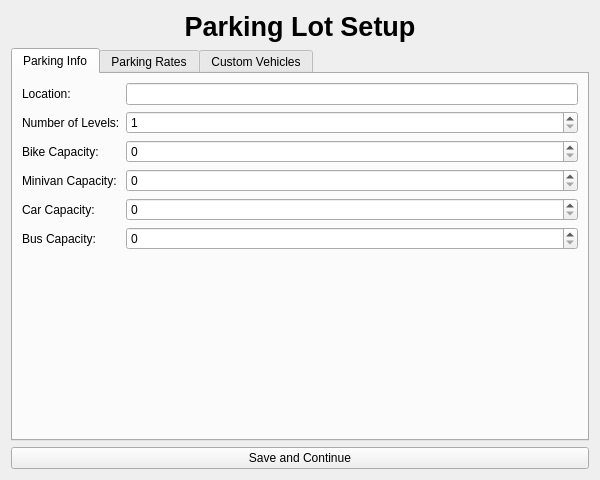
<?xml version="1.0" encoding="UTF-8"?>
<ui version="4.0">
 <class>AdminWindow</class>
 <widget class="QWidget" name="AdminWindow">
  <property name="geometry">
   <rect>
    <x>0</x>
    <y>0</y>
    <width>600</width>
    <height>480</height>
   </rect>
  </property>
  <property name="windowTitle">
   <string>Admin Setup</string>
  </property>
  <layout class="QVBoxLayout" name="verticalLayout">
   <item>
    <widget class="QLabel" name="setupTitle">
     <property name="font">
      <font>
       <pointsize>20</pointsize>
       <bold>true</bold>
      </font>
     </property>
     <property name="text">
      <string>Parking Lot Setup</string>
     </property>
     <property name="alignment">
      <set>Qt::AlignmentFlag::AlignCenter</set>
     </property>
    </widget>
   </item>
   <item>
    <widget class="QTabWidget" name="adminTabWidget">
     <property name="currentIndex">
      <number>0</number>
     </property>
     <widget class="QWidget" name="parkingInfoTab">
      <attribute name="title">
       <string>Parking Info</string>
      </attribute>
      <layout class="QFormLayout" name="formLayout_2">
       <item row="0" column="0">
        <widget class="QLabel" name="locationLabel">
         <property name="text">
          <string>Location:</string>
         </property>
        </widget>
       </item>
       <item row="0" column="1">
        <widget class="QLineEdit" name="locationLineEdit"/>
       </item>
       <item row="1" column="0">
        <widget class="QLabel" name="levelsLabel">
         <property name="text">
          <string>Number of Levels:</string>
         </property>
        </widget>
       </item>
       <item row="1" column="1">
        <widget class="QSpinBox" name="levelsSpinBox">
         <property name="minimum">
          <number>1</number>
         </property>
         <property name="value">
          <number>1</number>
         </property>
        </widget>
       </item>
       <item row="2" column="0">
        <widget class="QLabel" name="bikeCapacityLabel">
         <property name="text">
          <string>Bike Capacity:</string>
         </property>
        </widget>
       </item>
       <item row="2" column="1">
        <widget class="QSpinBox" name="bikeCapacitySpinBox">
         <property name="minimum">
          <number>0</number>
         </property>
        </widget>
       </item>
       <item row="3" column="0">
        <widget class="QLabel" name="minivanCapacityLabel">
         <property name="text">
          <string>Minivan Capacity:</string>
         </property>
        </widget>
       </item>
       <item row="3" column="1">
        <widget class="QSpinBox" name="minivanCapacitySpinBox">
         <property name="minimum">
          <number>0</number>
         </property>
        </widget>
       </item>
       <item row="4" column="0">
        <widget class="QLabel" name="carCapacityLabel">
         <property name="text">
          <string>Car Capacity:</string>
         </property>
        </widget>
       </item>
       <item row="4" column="1">
        <widget class="QSpinBox" name="carCapacitySpinBox">
         <property name="minimum">
          <number>0</number>
         </property>
        </widget>
       </item>
       <item row="5" column="0">
        <widget class="QLabel" name="busCapacityLabel">
         <property name="text">
          <string>Bus Capacity:</string>
         </property>
        </widget>
       </item>
       <item row="5" column="1">
        <widget class="QSpinBox" name="busCapacitySpinBox">
         <property name="minimum">
          <number>0</number>
         </property>
        </widget>
       </item>
      </layout>
     </widget>
     <widget class="QWidget" name="parkingRatesTab">
      <attribute name="title">
       <string>Parking Rates</string>
      </attribute>
      <layout class="QFormLayout" name="formLayout_3">
       <item row="0" column="0">
        <widget class="QLabel" name="bikeRateLabel">
         <property name="text">
          <string>Bike Rate/Hour:</string>
         </property>
        </widget>
       </item>
       <item row="0" column="1">
        <widget class="QDoubleSpinBox" name="bikeRateSpinBox">
         <property name="minimum">
          <double>0.000000000000000</double>
         </property>
         <property name="maximum">
          <double>999.990000000000009</double>
         </property>
        </widget>
       </item>
       <item row="1" column="0">
        <widget class="QLabel" name="minivanRateLabel">
         <property name="text">
          <string>Minivan Rate/Hour:</string>
         </property>
        </widget>
       </item>
       <item row="1" column="1">
        <widget class="QDoubleSpinBox" name="minivanRateSpinBox">
         <property name="minimum">
          <double>0.000000000000000</double>
         </property>
         <property name="maximum">
          <double>999.990000000000009</double>
         </property>
        </widget>
       </item>
       <item row="2" column="0">
        <widget class="QLabel" name="carRateLabel">
         <property name="text">
          <string>Car Rate/Hour:</string>
         </property>
        </widget>
       </item>
       <item row="2" column="1">
        <widget class="QDoubleSpinBox" name="carRateSpinBox">
         <property name="minimum">
          <double>0.000000000000000</double>
         </property>
         <property name="maximum">
          <double>999.990000000000009</double>
         </property>
        </widget>
       </item>
       <item row="3" column="0">
        <widget class="QLabel" name="busRateLabel">
         <property name="text">
          <string>Bus Rate/Hour:</string>
         </property>
        </widget>
       </item>
       <item row="3" column="1">
        <widget class="QDoubleSpinBox" name="busRateSpinBox">
         <property name="minimum">
          <double>0.000000000000000</double>
         </property>
         <property name="maximum">
          <double>999.990000000000009</double>
         </property>
        </widget>
       </item>
      </layout>
     </widget>
     <widget class="QWidget" name="customVehiclesTab">
      <attribute name="title">
       <string>Custom Vehicles</string>
      </attribute>
      <layout class="QVBoxLayout" name="customVehiclesLayout">
       <item>
        <widget class="QTableWidget" name="customVehicleTableWidget">
         <property name="columnCount">
          <number>2</number>
         </property>
         <attribute name="horizontalHeaderDefaultSectionSize">
          <number>150</number>
         </attribute>
         <column>
          <property name="text">
           <string>Vehicle Type</string>
          </property>
         </column>
         <column>
          <property name="text">
           <string>Rate/Hour</string>
          </property>
         </column>
        </widget>
       </item>
       <item>
        <layout class="QHBoxLayout" name="horizontalLayout_3">
         <item>
          <widget class="QDoubleSpinBox" name="newVehicleRateSpinBox">
           <property name="minimum">
            <double>0.000000000000000</double>
           </property>
           <property name="maximum">
            <double>999.990000000000009</double>
           </property>F
          </widget>
         </item>
         <item>
          <widget class="QPushButton" name="addCustomVehicleButton">
           <property name="text">
            <string>Add Vehicle</string>
           </property>
          </widget>
         </item>
         <item>
          <widget class="QPushButton" name="removeCustomVehicleButton">
           <property name="text">
            <string>Remove</string>
           </property>
          </widget>
         </item>
        </layout>
       </item>
      </layout>
     </widget>
    </widget>
   </item>
   <item>
    <widget class="QPushButton" name="saveParkingInfoButton">
     <property name="text">
      <string>Save and Continue</string>
     </property>
    </widget>
   </item>
  </layout>
 </widget>
 <resources/>
 <connections/>
</ui>
